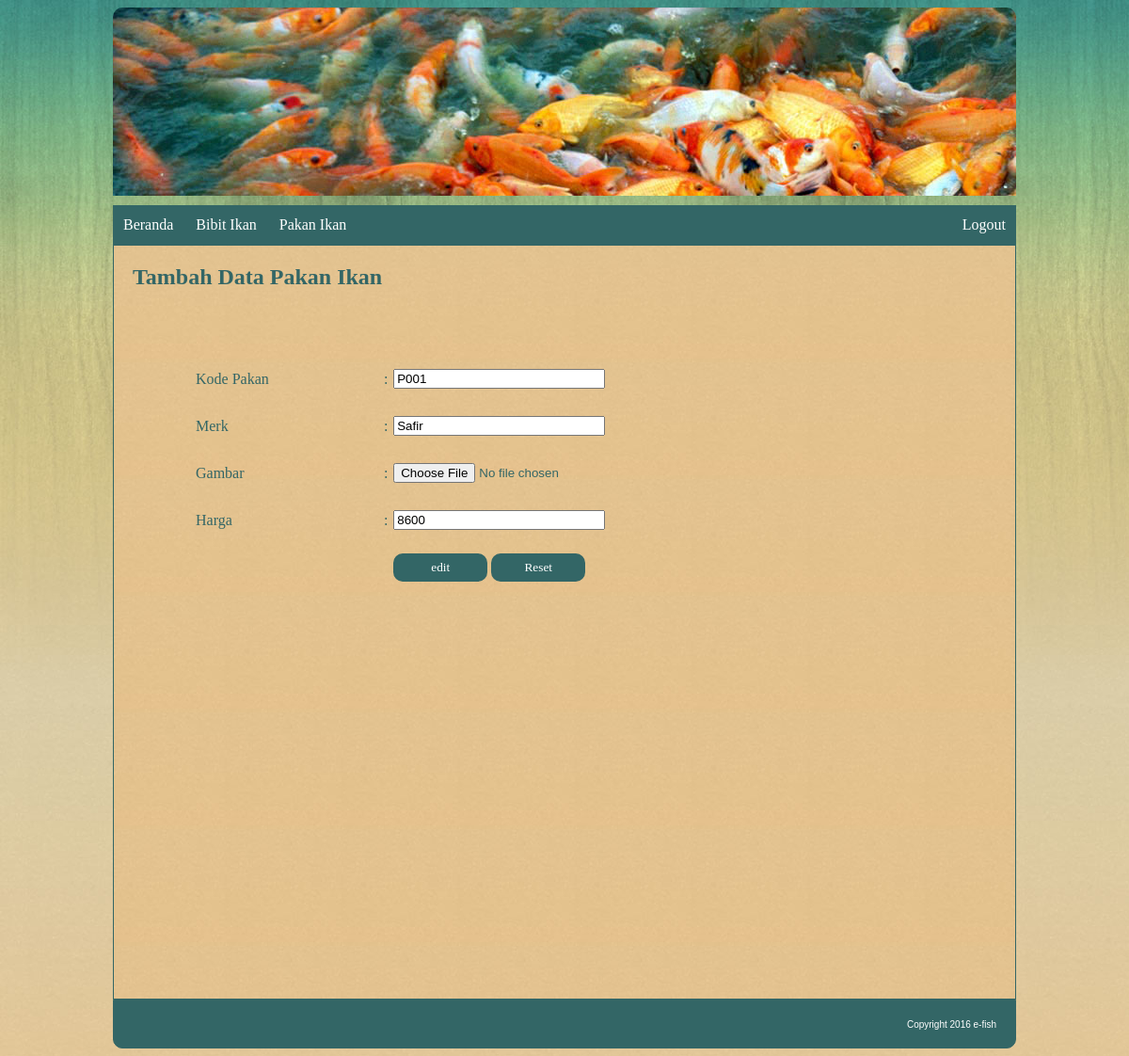
/editpakan.php?kd_pakan=P001, run on the app's committed database.
### tables this page shows
CREATE TABLE `tb_pakan` (
  `kd_pakan` varchar(11) NOT NULL,
  `merk_pakan` varchar(40) DEFAULT NULL,
  `gambar` text,
  `harga` double DEFAULT NULL
);

### editpakan.php (the view, shortened to what this page needs)
<!DOCTYPE html>
<html>
<head>
</head>
<link href="css/style.css" type="text/css" rel="stylesheet">
<body>
</body>
<div id="canvas">
	<div id="header">
	</div>
	<div id="menu">
		<ul>
			<li class="utama"><a href="formadmin.php">Beranda</a></li>
			<li class="utama"><a href="">Bibit Ikan</a>
			</li>
			<li class="utama"><a href="">Pakan Ikan</a>
			</li>
			<li class="utama" style="float: right;"><a href="logoutadmin.php">Logout</a>
			</li>
		</ul>
	</div>
	<div id="isi">
		<h2 style="padding-left: 20px">Tambah Data Pakan Ikan</h2>
		<?php
			$kd_pakan = @$_GET['kd_pakan'];
			$sql = mysql_query("select * from tb_pakan where kd_pakan = '$kd_pakan'") or die (mysql_error());
			$data = mysql_fetch_array($sql);
		?>
		<form action="" method="post" enctype="multipart/form-data">
			<table width="800" border="0px" align="center" cellpadding="0" cellspacing="0">
				<tr height = "50">
						<td width="1%">&nbsp;</td>
						<td width="25%">&nbsp;</td>
					</tr>
				<tr height = "50">
					<td></td>
					<td>Kode Pakan</td>
					<td>:</td>
					<td><input type="text" name="kd_pakan" value="<?php echo $data['kd_pakan'];?>" size="25" maxlength="20" placeholder="Kode Pakan" /></td>
				</tr>
				<tr height = "50">
					<td>&nbsp;</td>
					<td>Merk</td>
					<td>:</td>
					<td><input type="text" name="merk_pakan" value="<?php echo $data['merk_pakan'];?>" size="25" maxlength="40" placeholder="Merk" /></td>
				</tr>
				<tr height = "50">
					<td>&nbsp;</td>
					<td>Gambar</td>
					<td>:</td>
					<td><input type="file" name="gambar"></td>
				</tr>
				<tr height = "50">
					<td>&nbsp;</td>
					<td>Harga</td>
					<td>:</td>
					<td><input type="text" name="harga"  value="<?php echo $data['harga'];?>" size="25" maxlength="20" placeholder="Harga" /></td>
				</tr>
				<tr height="50">
					<td>&nbsp;</td>
					<td>&nbsp;</td>
					<td>&nbsp;</td>
					<td><input type="submit" name="edit" value="edit" class="button">
						<input type="reset" name="reset" value="Reset" class="button"></td>
				</tr>
			</table>
		</form>
	</div>
	<div id="footer">
		Copyright 2016 e-fish
	</div>
</div>
</html>

### css/style.css (style rules this page uses)
body { font-family: "arial"; background-image:url(../img/bg-pattern.jpg); }
#canvas { width: 960px; margin: 0 auto; }
#header { font-size: 20px; border: 0 solid silver; margin-bottom: 10px; height: 200px; border-top-right-radius:10px; border-top-left-radius:10px; background-image:url(../img/jual-benih-ikan-koi-surya-mina.jpg); text-align:left; color: #FFF; font-family: "Earth Orbiter"; font-size:50px; padding: 0 80px; }
#menu { border: 1px solid #336666; background-color: #336666; font-family: "Caviar Dreams"; }
#menu ul { list-style: none; margin: 0; padding: 0; }
#menu ul li.utama { display: inline-table; }
#menu ul li a { display: block;; text-decoration: none; line-height: 40px; padding: 0 10px; color: #FFF; }
#isi { min-height: 800px; border: 1px solid #336666; background-image:url(../img/bg-body.jpg); font-family: "Maiandra GD"; color:#336666; }
#footer { font-size:10px; height: 30px; text-align:right; border-bottom-right-radius:10px; border-bottom-left-radius:10px; background-color: #336666; color: #fff; border: 1px solid #336666; padding-top:20px; padding-right:20px; }
.button { background-color:#336666; border:0; width:100px; height:30px; border-radius:10px; color:#FFF; cursor:pointer; font-family:"Caviar Dreams"; text-decoration:none; }

### data on the page
tb_pakan: kd_pakan "P001", merk_pakan "Safir", harga "8600"
